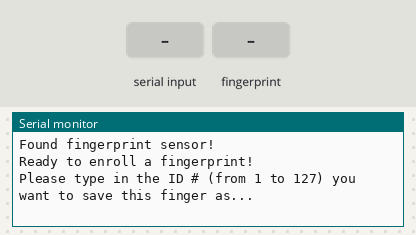
This sketch was run on a simulated Arduino Leonardo, built with avr-gcc and run on an emulated ATmega32U4. On the bench: the last lines printed to the serial monitor. The test bench sets the inputs (shaded band). Random numbers use the default seed unless the sketch sets one.

Above: at 3.2 s.
3.3 s: "90,45\n" received over Serial
At 4.3 s:
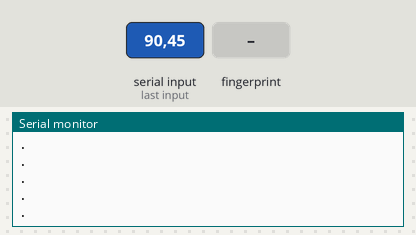
4.8 s: finger stored as number 1 placed on the sensor
At 5.9 s:
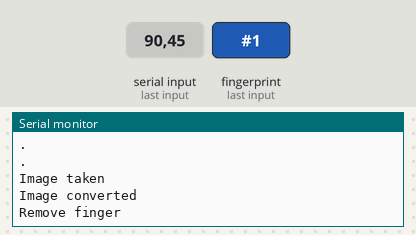
8.5 s: finger stored as number 1 placed on the sensor
At 10.1 s:
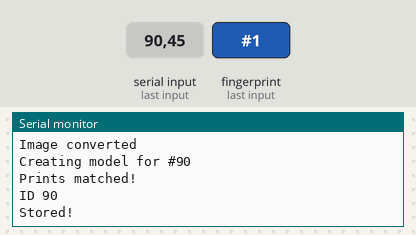

Measured:
- after the input at 3.3 s, the serial monitor: prints a new line at once (image 1)
- after the input at 4.8 s, the serial monitor: prints a new line at once (image 2)
- after the input at 8.5 s, the serial monitor: prints a new line after 0.21 s (image 3)

The sketch:

GIZMOCON_HACKATHON.ino
```cpp
#include<SoftwareSerial.h>
#include<Wire.h>
#include <Adafruit_Fingerprint.h>
#include<Adafruit_MLX90614.h>
int ecg1 = 10;
int ecg2 = 11;
int ecgval;

#if (defined(__AVR__) || defined(ESP8266)) && !defined(__AVR_ATmega2560__)

Adafruit_MLX90614 mlx = Adafruit_MLX90614();


// Create a PulseOximeter object


// Time at which the last beat occurred

int bp;
int tv;


// Callback routine is executed when a pulse is detected
void onBeatDetected()
{
  Serial.println("Beat!");
}


SoftwareSerial mySerial(3, 4);
//SoftwareSerial tranSerial(12,13);


#else
// On Leonardo/M0/etc, others with hardware serial, use hardware serial!
// #0 is green wire, #1 is white
//#define mySerial Serial1

#endif

Adafruit_Fingerprint finger = Adafruit_Fingerprint(&mySerial);

uint8_t id;


void setup()
{
  Serial.begin(9600);
  finger.begin(9600);
  mlx.begin();

   finger.begin(57600);

  if (finger.verifyPassword())
  {
    Serial.println("Found fingerprint sensor!");
  }
  else
  {
    Serial.println("Did not find fingerprint sensor :(");
    while (1) { delay(1); }
  }

  randomSeed(analogRead(0));
}

void loop()
{
  fprint();
  delay(1000);
}

void bpr()
{
    Serial.println("Please be ready the BLood Pressure scan will start in 5 seconds!!!");
  delay(5000);
  bp = random(80,120);
  Serial.print("Blood Pressure: ");
  Serial.println(bp+"mmHg");
}

void temp()
{
  Serial.println("Please be ready the Body Temperature scan will start in 5 seconds!!!");
  delay(5000);
tv = mlx.readObjectTempC();
Serial.print("Body Temperature = ");
Serial.print(tv);
Serial.println("*C");
delay(500);
}


void ecg()
{
  Serial.println("Please be ready the scan will start in 5 seconds!!!");
delay(5000);

  ecgval = analogRead(A0);
  if((digitalRead(ecg1) == 1)||(digitalRead(ecg2) == 1))
  {
    Serial.println('!');
  }
  else
  {
    // send the value of analog input 0:
    Serial.println(ecgval);
  }
//Wait for a bit to keep serial data from saturating
delay(1);
}


void fprint()
{
  Serial.println("Ready to enroll a fingerprint!");
  Serial.println("Please type in the ID # (from 1 to 127) you want to save this finger as...");
  id = readnumber();
  if (id == 0)
  {
     return;
  }
  Serial.print("Enrolling ID #");
  Serial.println(id);

  int fst = getFingerprintEnroll();

  while (fst!=1);

  delay(2000);

  if(fst == 1)
  {
    Serial.print("ID: ");
    Serial.println("2");
    delay(5000);
  ecg();
  delay(5000);
  //hrate();
  //delay(5000);
  temp();
  delay(5000);
  bpr();
  delay(5000);
  char buf[50];
  sprintf(buf,"temp: %d bpres: %d",tv,bp);
  Serial.println(buf);
 // tranSerial.print(buf);
  delay(1000);

  }

}

uint8_t readnumber(void)
{
  uint8_t num = 0;

  while (num == 0) {
    while (! Serial.available());
    num = Serial.parseInt();
  }
  return num;
}


uint8_t getFingerprintEnroll() {

  int p = -1;
  Serial.print("Waiting for valid finger to enroll as #"); Serial.println(id);
  while (p != FINGERPRINT_OK) {
    p = finger.getImage();
    switch (p) {
    case FINGERPRINT_OK:
      Serial.println("Image taken");
      break;
    case FINGERPRINT_NOFINGER:
      Serial.println(".");
      break;
    case FINGERPRINT_PACKETRECIEVEERR:
      Serial.println("Communication error");
      break;
    case FINGERPRINT_IMAGEFAIL:
      Serial.println("Imaging error");
      break;
    default:
      Serial.println("Unknown error");
      break;
    }
  }

  // OK success!

  p = finger.image2Tz(1);
  switch (p) {
    case FINGERPRINT_OK:
      Serial.println("Image converted");
      break;
    case FINGERPRINT_IMAGEMESS:
      Serial.println("Image too messy");
      return p;
    case FINGERPRINT_PACKETRECIEVEERR:
      Serial.println("Communication error");
      return p;
    case FINGERPRINT_FEATUREFAIL:
      Serial.println("Could not find fingerprint features");
      return p;
    case FINGERPRINT_INVALIDIMAGE:
      Serial.println("Could not find fingerprint features");
      return p;
    default:
      Serial.println("Unknown error");
      return p;
  }

  Serial.println("Remove finger");
  delay(2000);
  p = 0;
  while (p != FINGERPRINT_NOFINGER) {
    p = finger.getImage();
  }
  Serial.print("ID "); Serial.println(id);
  p = -1;
  Serial.println("Place same finger again");
  while (p != FINGERPRINT_OK) {
    p = finger.getImage();
    switch (p) {
    case FINGERPRINT_OK:
      Serial.println("Image taken");
      break;
    case FINGERPRINT_NOFINGER:
      Serial.print(".");
      break;
    case FINGERPRINT_PACKETRECIEVEERR:
      Serial.println("Communication error");
      break;
    case FINGERPRINT_IMAGEFAIL:
      Serial.println("Imaging error");
      break;
    default:
      Serial.println("Unknown error");
      break;
    }
  }

  // OK success!

  p = finger.image2Tz(2);
  switch (p) {
    case FINGERPRINT_OK:
      Serial.println("Image converted");
      break;
    case FINGERPRINT_IMAGEMESS:
      Serial.println("Image too messy");
      return p;
    case FINGERPRINT_PACKETRECIEVEERR:
      Serial.println("Communication error");
      return p;
    case FINGERPRINT_FEATUREFAIL:
      Serial.println("Could not find fingerprint features");
      return p;
    case FINGERPRINT_INVALIDIMAGE:
      Serial.println("Could not find fingerprint features");
      return p;
    default:
      Serial.println("Unknown error");
      return p;
  }

  // OK converted!
  Serial.print("Creating model for #");  Serial.println(id);

  p = finger.createModel();
  if (p == FINGERPRINT_OK) {
    Serial.println("Prints matched!");
  } else if (p == FINGERPRINT_PACKETRECIEVEERR) {
    Serial.println("Communication error");
    return p;
  } else if (p == FINGERPRINT_ENROLLMISMATCH) {
    Serial.println("Fingerprints did not match");
    return p;
  } else {
    Serial.println("Unknown error");
    return p;
  }

  Serial.print("ID "); Serial.println(id);
  p = finger.storeModel(id);
  if (p == FINGERPRINT_OK) {
    Serial.println("Stored!");
  } else if (p == FINGERPRINT_PACKETRECIEVEERR) {
    Serial.println("Communication error");
    return p;
  } else if (p == FINGERPRINT_BADLOCATION) {
    Serial.println("Could not store in that location");
    return p;
  } else if (p == FINGERPRINT_FLASHERR) {
    Serial.println("Error writing to flash");
    return p;
  } else {
    Serial.println("Unknown error");
    return p;
  }

  return 1;
}
```
